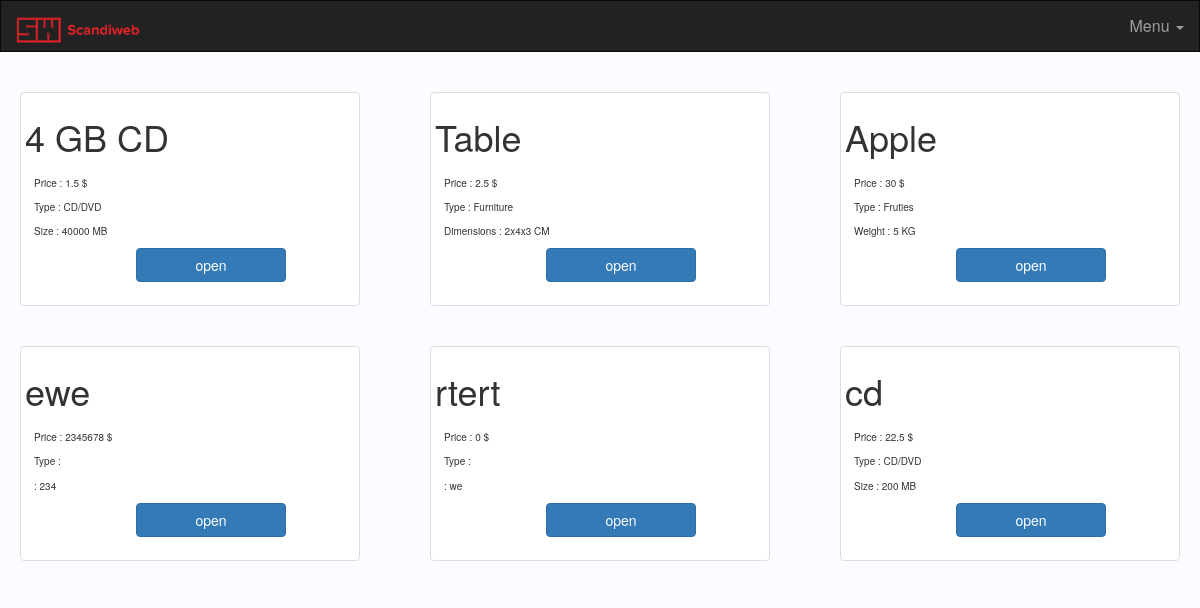
The page / on the database its author committed.
### tables this page shows
CREATE TABLE `products` (
  `id` int(11) UNSIGNED NOT NULL,
  `sku` int(11) NOT NULL,
  `Name` varchar(255) NOT NULL DEFAULT '',
  `price` double NOT NULL,
  `image_path` varchar(255) DEFAULT '',
  `unit_value` varchar(255) DEFAULT NULL,
  `product_type` int(10) UNSIGNED DEFAULT NULL
);

CREATE TABLE `products_types` (
  `id` int(11) UNSIGNED NOT NULL,
  `name` varchar(255) NOT NULL DEFAULT '',
  `unit` varchar(255) NOT NULL DEFAULT '',
  `key_text` varchar(255) DEFAULT NULL
);

### index.php (called while the page is built, shortened)
<?php
include 'init.php';
include "Templates/Header.php";
$db = database::getInstance();
include "Templates/navebar.php";
include "product/Products.php";
include "Templates/Footer.php";

### init.php (called while the page is built, shortened)
<?php
$css = 'css/';

### product/Products.php (the view, shortened to what this page needs)
<?php
$stmt = $db->query("
    select
        products.*,
        products_types.name as type_name,
        products_types.unit as unit_text,
        products_types.key_text as unit_key
    from products
    left join products_types on products_types.id = products.product_type
");
$stmt->setFetchMode(PDO::FETCH_ASSOC);
$products = $stmt->fetchAll();
?>
<div class="products">
    <div class="row">
        <?php foreach($products as $product): ?>
        <div class="col-lg-4 col-md-4 col-xs-12 col-sm-6">
            <div class="product-view">
                <div class="thumbnail">
                    <h1><?php echo $product['Name']; ?></h1>
                    <div class="caption">
                        <p>Price : <?php echo $product['price'].' $'; ?></p>
                        <p>Type : <?php echo $product['type_name']; ?></p>
                        <p><?php echo $product['unit_key'] ?> : <?php echo $product['unit_value'].' '.$product['unit_text']; ?></p>
                        <p><a href="#" class="btn btn-primary" role="button">open</a> </p>
                    </div>
                </div>
            </div>
        </div>
        <?php endforeach; ?>
    </div>
</div>

### Templates/Header.php (shortened to what this page needs)
<!DOCTYPE html>
<html lang="en">
<head>
    <link href="<?php echo $css; ?>bootstrap.css" rel="stylesheet" />
    <link href="<?php echo $css;?>style.css" rel="stylesheet" />
</head>
<body>

### Templates/navebar.php (shortened to what this page needs)
<nav class="navbar navbar-default navbar-inverse">
        <div class="navbar-header">
            <a class="navbar-brand" href="../index.php">
                <img src="l.png" alt="LOGO" width="125">
            </a>
        </div>
        <div class="collapse navbar-collapse" id="bs-example-navbar-collapse-1">
            <ul class="nav navbar-nav navbar-right">
                <li class="dropdown">
                    <a href="#" class="dropdown-toggle" data-toggle="dropdown" role="button" aria-haspopup="true" aria-expanded="false">Menu <span class="caret"></span></a>
                </li>
            </ul>
        </div>
</nav>

### Templates/Footer.php (shortened to what this page needs)
</body>
</html>

### css/style.css (style rules this page uses)
body { background-color: #fdfbff; font-size: 16px; }
.product-view { margin: 20px; }
.btn { position: center; width: 150px; margin-left: 102px; }
p { font-size:10px; }
.navbar { border-radius: 0; }

### rows shown on the page
products: Name "4 GB CD", price "1.5", products_types.name "CD/DVD", products_types.key_text "Size", unit_value "40000", products_types.unit "MB"
products: Name "Table", price "2.5", products_types.name "Furniture", products_types.key_text "Dimensions", unit_value "2x4x3", products_types.unit "CM"
products: Name "Apple", price "30", products_types.name "Fruties", products_types.key_text "Weight", unit_value "5", products_types.unit "KG"
products: Name "ewe", price "2345678", unit_value "234"
products: Name "rtert", price "0", unit_value "we"
products: Name "cd", price "22.5", products_types.name "CD/DVD", products_types.key_text "Size", unit_value "200", products_types.unit "MB"
